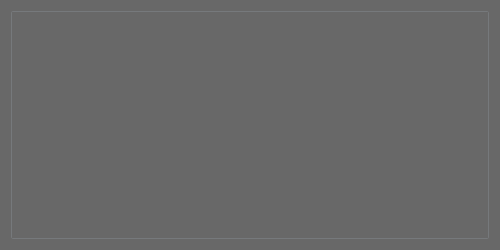
<?xml version="1.0" encoding="UTF-8"?>
<ui version="4.0">
 <class>NotificationArea</class>
 <widget class="QWidget" name="NotificationArea">
  <property name="geometry">
   <rect>
    <x>0</x>
    <y>0</y>
    <width>500</width>
    <height>250</height>
   </rect>
  </property>
  <property name="sizePolicy">
   <sizepolicy hsizetype="Fixed" vsizetype="MinimumExpanding">
    <horstretch>0</horstretch>
    <verstretch>0</verstretch>
   </sizepolicy>
  </property>
  <property name="minimumSize">
   <size>
    <width>500</width>
    <height>250</height>
   </size>
  </property>
  <property name="windowTitle">
   <string>Form</string>
  </property>
  <property name="windowOpacity">
   <double>1.000000000000000</double>
  </property>
  <property name="styleSheet">
   <string notr="true">background-color: rgb(104, 104, 104);</string>
  </property>
  <layout class="QVBoxLayout" name="verticalLayout_2">
   <item>
    <widget class="QScrollArea" name="scrollArea">
     <property name="styleSheet">
      <string notr="true">QAbstractScrollArea
{
    border-radius: 2px;
    border: 1px solid #76797C;
    background-color: transparent;
}

QScrollBar:horizontal
{
    height: 15px;
    margin: 3px 15px 3px 15px;
    border: 1px transparent #2A2929;
    border-radius: 4px;
    background-color: #2A2929;
}

QScrollBar::handle:horizontal
{
    background-color: #605F5F;
    min-width: 5px;
    border-radius: 4px;
}

QScrollBar::add-line:horizontal
{
    margin: 0px 3px 0px 3px;
    border-image: url(:/qss_icons/rc/right_arrow_disabled.png);
    width: 10px;
    height: 10px;
    subcontrol-position: right;
    subcontrol-origin: margin;
}

QScrollBar::sub-line:horizontal
{
    margin: 0px 3px 0px 3px;
    border-image: url(:/qss_icons/rc/left_arrow_disabled.png);
    height: 10px;
    width: 10px;
    subcontrol-position: left;
    subcontrol-origin: margin;
}

QScrollBar::add-line:horizontal:hover,QScrollBar::add-line:horizontal:on
{
    border-image: url(:/qss_icons/rc/right_arrow.png);
    height: 10px;
    width: 10px;
    subcontrol-position: right;
    subcontrol-origin: margin;
}


QScrollBar::sub-line:horizontal:hover, QScrollBar::sub-line:horizontal:on
{
    border-image: url(:/qss_icons/rc/left_arrow.png);
    height: 10px;
    width: 10px;
    subcontrol-position: left;
    subcontrol-origin: margin;
}

QScrollBar::up-arrow:horizontal, QScrollBar::down-arrow:horizontal
{
    background: none;
}


QScrollBar::add-page:horizontal, QScrollBar::sub-page:horizontal
{
    background: none;
}

QScrollBar:vertical
{
    background-color: #2A2929;
    width: 15px;
    margin: 15px 3px 15px 3px;
    border: 1px transparent #2A2929;
    border-radius: 4px;
}

QScrollBar::handle:vertical
{
    background-color: #605F5F;
    min-height: 5px;
    border-radius: 4px;
}

QScrollBar::sub-line:vertical
{
    margin: 3px 0px 3px 0px;
    border-image: url(:/qss_icons/rc/up_arrow_disabled.png);
    height: 10px;
    width: 10px;
    subcontrol-position: top;
    subcontrol-origin: margin;
}

QScrollBar::add-line:vertical
{
    margin: 3px 0px 3px 0px;
    border-image: url(:/qss_icons/rc/down_arrow_disabled.png);
    height: 10px;
    width: 10px;
    subcontrol-position: bottom;
    subcontrol-origin: margin;
}

QScrollBar::sub-line:vertical:hover,QScrollBar::sub-line:vertical:on
{

    border-image: url(:/qss_icons/rc/up_arrow.png);
    height: 10px;
    width: 10px;
    subcontrol-position: top;
    subcontrol-origin: margin;
}


QScrollBar::add-line:vertical:hover, QScrollBar::add-line:vertical:on
{
    border-image: url(:/qss_icons/rc/down_arrow.png);
    height: 10px;
    width: 10px;
    subcontrol-position: bottom;
    subcontrol-origin: margin;
}

QScrollBar::up-arrow:vertical, QScrollBar::down-arrow:vertical
{
    background: none;
}


QScrollBar::add-page:vertical, QScrollBar::sub-page:vertical
{
    background: none;
}</string>
     </property>
     <property name="horizontalScrollBarPolicy">
      <enum>Qt::ScrollBarAlwaysOff</enum>
     </property>
     <property name="widgetResizable">
      <bool>true</bool>
     </property>
     <property name="alignment">
      <set>Qt::AlignLeading|Qt::AlignLeft|Qt::AlignTop</set>
     </property>
     <widget class="QWidget" name="scrollAreaWidgetContents">
      <property name="geometry">
       <rect>
        <x>0</x>
        <y>0</y>
        <width>480</width>
        <height>230</height>
       </rect>
      </property>
      <layout class="QVBoxLayout" name="verticalLayout">
       <item>
        <layout class="QVBoxLayout" name="notificationLayout"/>
       </item>
      </layout>
     </widget>
    </widget>
   </item>
  </layout>
 </widget>
 <resources/>
 <connections/>
</ui>
